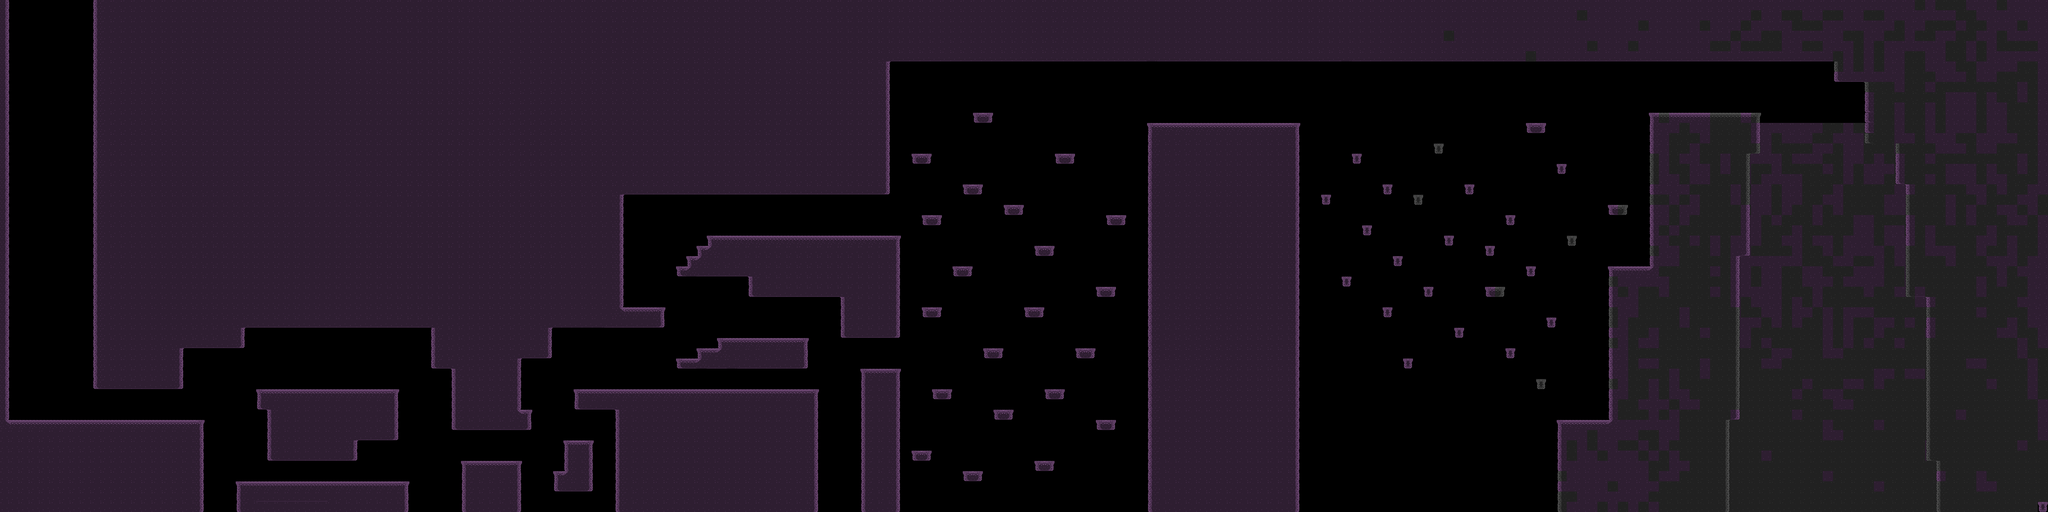

Tiled map render using the project's own tile images. Description and the map definition, with tile-layer contents summarised, below:
An orthogonal 200x50 tile map with 32x32 px tiles, 2 tile layers (Background, Main Layer).

<map version="1.0" tiledversion="1.0.3" orientation="orthogonal" renderorder="right-down" width="200" height="50" tilewidth="32" tileheight="32" nextobjectid="1">
 <tileset firstgid="1" source="TestTile.tsx" />
 <layer name="Background" width="200" height="50">
  <data>[10000 cells, 725 non-empty, 2 distinct tile ids]</data>
 </layer>
 <layer name="Main Layer" width="200" height="50">
  <data>[10000 cells, 5628 non-empty, 29 distinct tile ids]</data>
 </layer>
</map>
